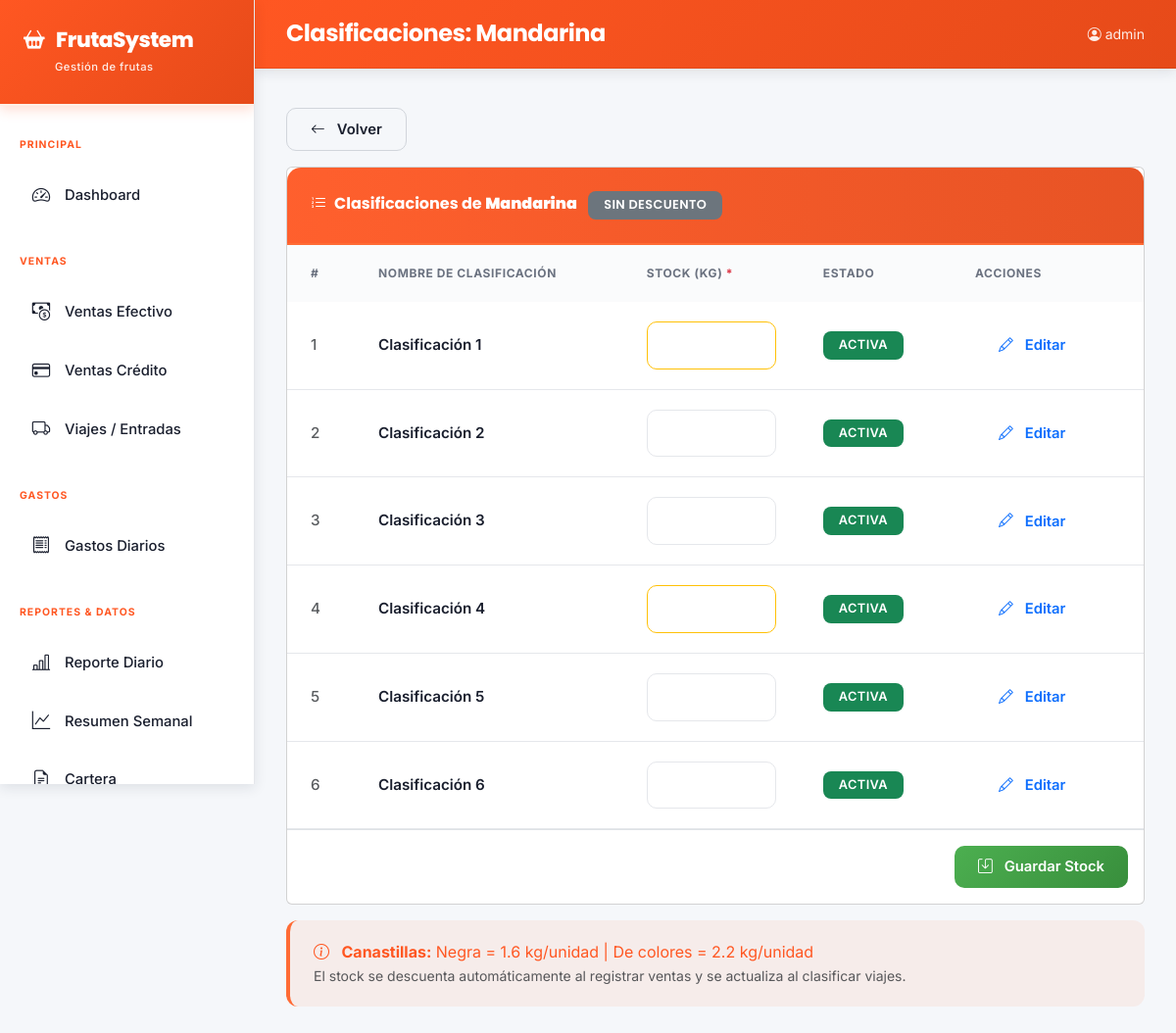
Screenshot of /productos/7/clasificaciones/ (signed in) with the database file from the repository.
### core/models.py (models this page shows, shortened)
class Producto(models.Model):
    nombre = models.CharField(max_length=100, verbose_name='Nombre')
    tiene_descuento_gobierno = models.BooleanField(default=False, verbose_name='Descuento gobierno')
    porcentaje_descuento = models.DecimalField(max_digits=5, decimal_places=2, default=0, verbose_name='% Descuento gobierno')
    activo = models.BooleanField(default=True, verbose_name='Activo')
    class Meta:
        verbose_name = 'Producto'; verbose_name_plural = 'Productos'; ordering = ['nombre']

class Clasificacion(models.Model):
    producto = models.ForeignKey(Producto, on_delete=models.CASCADE, related_name='clasificaciones', verbose_name='Producto')
    nombre = models.CharField(max_length=100, verbose_name='Nombre clasificación')
    orden = models.IntegerField(default=1, verbose_name='Orden')
    activo = models.BooleanField(default=True, verbose_name='Activa')
    stock_kg = models.DecimalField(max_digits=10, decimal_places=2, default=0, verbose_name='Stock (Kg)')
    class Meta:
        verbose_name = 'Clasificación'; verbose_name_plural = 'Clasificaciones'; ordering = ['producto', 'orden']

### core/views.py (the view)
# urls.py: path('productos/<int:pk>/clasificaciones/', views.producto_clasificaciones, name='producto_clasificaciones'),
@login_required
def producto_clasificaciones(request, pk):
    producto = get_object_or_404(Producto, pk=pk)
    clasificaciones = producto.clasificaciones.all()
    return render(request, 'core/producto_clasificaciones.html', {'producto': producto, 'clasificaciones': clasificaciones})

### core/templates/core/producto_clasificaciones.html (shortened to what this page needs)
{% extends 'core/base.html' %}
{% block page_title %}Clasificaciones: {{ producto.nombre }}{% endblock %}
{% block content %}
<div class="mb-3"><a href="{% url 'producto_list' %}" class="btn btn-outline-secondary btn-sm"><i class="bi bi-arrow-left me-1"></i>Volver</a></div>
<div class="card mb-3">
  <div class="card-header d-flex justify-content-between align-items-center">
    <span><i class="bi bi-list-ol me-2"></i>Clasificaciones de <strong>{{ producto.nombre }}</strong>
    <span class="badge bg-secondary ms-2">{{ producto.tiene_descuento_gobierno|yesno:"Con descuento gobierno,Sin descuento" }}</span></span>
  </div>
  <div class="card-body p-0">
    <form method="post" action="{% url 'producto_stock_update' producto.pk %}">
      <div class="table-responsive">
        <table class="table table-hover mb-0">
          <thead>
            <tr>
              <th>#</th>
              <th>Nombre de Clasificación</th>
              <th style="width:180px;">Stock (Kg) <span class="text-danger">*</span></th>
              <th>Estado</th>
              <th>Acciones</th>
            </tr>
          </thead>
          <tbody>
          {% for c in clasificaciones %}
          <tr>
            <td class="text-muted">{{ c.orden }}</td>
            <td class="fw-semibold">{{ c.nombre }}</td>
            <td>
              <input type="number" step="0.01" min="0"
                     name="stock_{{ c.pk }}"
                     value="{{ c.stock_kg|floatformat:2 }}"
                     class="form-control form-control-sm {% if c.stock_kg <= 0 %}border-danger{% elif c.stock_kg < 50 %}border-warning{% endif %}"
                     style="max-width:150px;">
            </td>
            <td><span class="badge {% if c.activo %}bg-success{% else %}bg-secondary{% endif %}">{% if c.activo %}Activa{% else %}Inactiva{% endif %}</span></td>
            <td><a href="{% url 'clasificacion_edit' c.pk %}" class="btn btn-sm btn-outline-primary"><i class="bi bi-pencil me-1"></i>Editar</a></td>
          </tr>
          {% empty %}
          <tr><td colspan="5" class="text-center text-muted py-4">Sin clasificaciones</td></tr>
          {% endfor %}
          </tbody>
        </table>
      </div>
      <div class="p-3 border-top d-flex justify-content-end">
        <button type="submit" class="btn btn-success">
          <i class="bi bi-save me-1"></i>Guardar Stock
        </button>
      </div>
    </form>
  </div>
</div>
<div class="alert alert-info">
  <i class="bi bi-info-circle me-2"></i>
  <strong>Canastillas:</strong> Negra = 1.6 kg/unidad | De colores = 2.2 kg/unidad
  <br><span class="text-muted small">El stock se descuenta automáticamente al registrar ventas y se actualiza al clasificar viajes.</span>
</div>
{% endblock %}

### core/templates/core/base.html (shortened to what this page needs)
<!DOCTYPE html>
<html lang="es">
<head>
<link href="https://cdn.jsdelivr.net/npm/bootstrap@5.3.0/dist/css/bootstrap.min.css" rel="stylesheet">
<link href="https://cdn.jsdelivr.net/npm/bootstrap-icons@1.11.0/font/bootstrap-icons.css" rel="stylesheet">
</head>
<body>
<div class="sidebar" id="sidebar">
  <div class="sidebar-brand">
    <h5><i class="bi bi-basket2-fill"></i>FrutaSystem</h5>
    <small>Gestión de frutas</small>
  </div>
  <nav class="mt-2">
    <div class="nav-section">Principal</div>
    <a href="{% url 'dashboard' %}" class="nav-link {% if request.resolver_match.url_name == 'dashboard' %}active{% endif %}">
      <i class="bi bi-speedometer2"></i> Dashboard
    </a>
    <div class="nav-section">Ventas</div>
    <a href="{% url 'venta_efectivo_list' %}" class="nav-link {% if 'efectivo' in request.path %}active{% endif %}">
      <i class="bi bi-cash-coin"></i> Ventas Efectivo
    </a>
    <a href="{% url 'venta_credito_list' %}" class="nav-link {% if 'credito' in request.path %}active{% endif %}">
      <i class="bi bi-credit-card"></i> Ventas Crédito
    </a>
    <a href="{% url 'viaje_list' %}" class="nav-link {% if 'viajes' in request.path %}active{% endif %}">
      <i class="bi bi-truck"></i> Viajes / Entradas
    </a>
    <div class="nav-section">Gastos</div>
    <a href="{% url 'gasto_list' %}" class="nav-link {% if 'gastos' in request.path and 'categorias' not in request.path %}active{% endif %}">
      <i class="bi bi-receipt"></i> Gastos Diarios
    </a>
    <div class="nav-section">Reportes & Datos</div>
    <a href="{% url 'reporte_diario' %}" class="nav-link {% if 'diario' in request.path %}active{% endif %}">
      <i class="bi bi-bar-chart-line"></i> Reporte Diario
    </a>
    <a href="{% url 'inventario_weekly_summary' %}" class="nav-link {% if 'semanal' in request.path %}active{% endif %}">
      <i class="bi bi-graph-up"></i> Resumen Semanal
    </a>
    <a href="{% url 'reporte_cartera' %}" class="nav-link {% if 'cartera' in request.path %}active{% endif %}">
      <i class="bi bi-file-earmark-text"></i> Cartera
    </a>
  </nav>
</div>
<div class="main-content">
  <div class="topbar">
    <div class="flex-grow-1">
      <h6 class="page-title-text d-none d-lg-flex">{% block page_title %}{% endblock %}</h6>
    </div>
    <div class="d-flex align-items-center gap-3">
      <small style="color: rgba(255,255,255,0.9);"><i class="bi bi-person-circle me-1"></i>{{ request.user.username }}</small>
    </div>
  </div>
  <div class="content-area">
    {% block content %}{% endblock %}
  </div>
</div>
</body>
</html>

### rows the page displays
Producto: nombre "Mandarina", tiene_descuento_gobierno "SIN DESCUENTO"
Clasificacion: orden "1", nombre "Clasificación 1", activo "ACTIVA"
Clasificacion: orden "2", nombre "Clasificación 2", activo "ACTIVA"
Clasificacion: orden "3", nombre "Clasificación 3", activo "ACTIVA"
Clasificacion: orden "4", nombre "Clasificación 4", activo "ACTIVA"
Clasificacion: orden "5", nombre "Clasificación 5", activo "ACTIVA"
Clasificacion: orden "6", nombre "Clasificación 6", activo "ACTIVA"

### other values shown
{{ request.user.username }} "admin"
